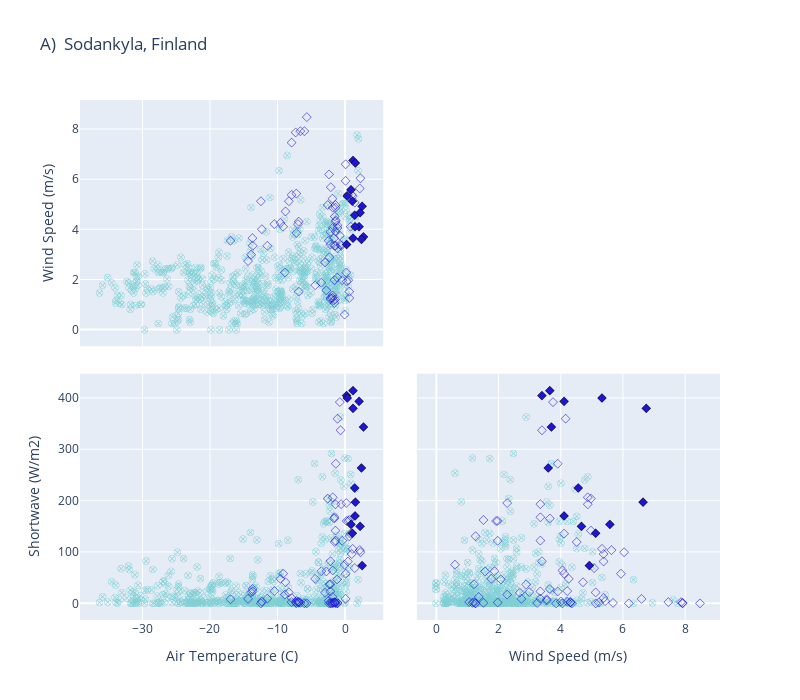

The notebook cell this image was saved under:
### Markdown cell above
### Free legends

### Code cell
# State which site we are working with 
df = sod_df_unload.copy(deep=True)

# Some constatns 
colorscaled = [[0., colorsnowunload], [1, colorsnow]]
index_vals = df['CD']
index_symbols = df['Typesymbol']

fig = go.Figure()
fig.add_trace(go.Splom(dimensions=[dict(label=nametemp, values=df['temp']),
                                   dict(label=namewind, values=df['windspeed']),
                                   dict(label=nameSW,   values=df['shortwave'])],
                                   marker=dict(color=index_vals, colorscale=colorscaled, symbol=index_symbols, showscale=False, line_color='black', line_width=0.5, size=7),
                                   showlegend=False, showupperhalf=False, diagonal_visible=False,
                      ))

# Other options
#showupperhalf=False, diagonal_visible=False
#marker=dict(show scale=False)

# fig.update_traces(showlegend=True, legendgroup=index_symbols, selector=dict(mode='spolm'))
# fig.update_traces(showlegend=True)

fig.update_layout(title=namesodankyla, width=800, height=700, dragmode='select')

fig.show()

### Figure 1 — Plotly figure (JSON) as saved in the notebook; plotly's stock layout.template omitted (floating-point values rounded to 4 significant figures; data arrays with more than 128 entries replaced by an {"elided": "..."} marker saying what was removed)
{"data": [{"diagonal": {"visible": false}, "dimensions": [{"label": "Air Temperature (C)", "values": {"elided": "676 float values"}}, {"label": "Wind Speed (m/s)", "values": {"elided": "676 float values"}}, {"label": "Shortwave (W/m2)", "values": {"elided": "676 float values"}}], "marker": {"color": {"elided": "676 int values"}, "colorscale": [[0, "#1F15D5"], [1, "#7dcfd4"]], "line": {"color": "black", "width": 0.5}, "showscale": false, "size": 7, "symbol": {"elided": "676 int values"}}, "showlegend": false, "showupperhalf": false, "type": "splom"}], "layout": {"dragmode": "select", "height": 700, "title": {"text": "A)  Sodankyla, Finland"}, "width": 800}}
